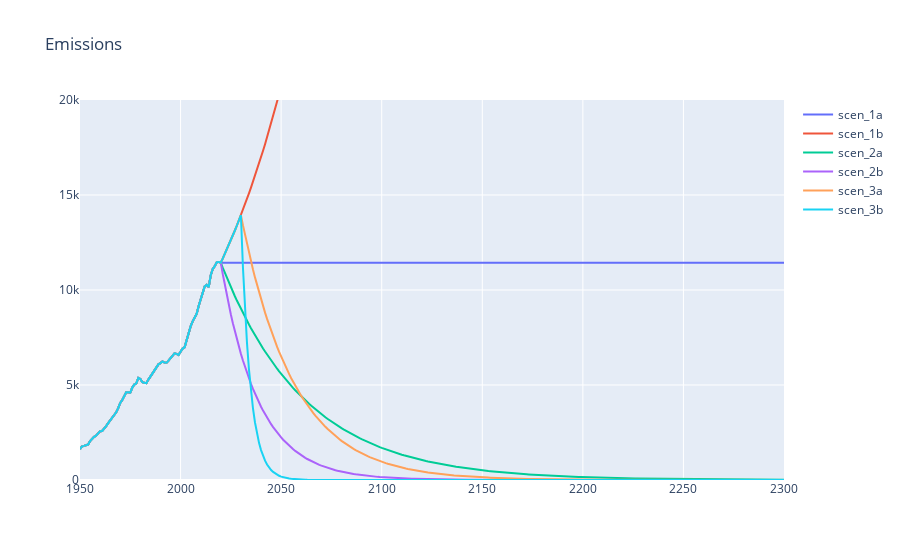

The notebook cell this image was saved under:
### Code cell
draw_scens("Emission", "Emissions", scens, names, 20000)

### Figure 1 — Plotly figure (JSON) as saved in the notebook; plotly's stock layout.template omitted (floating-point values rounded to 4 significant figures; data arrays with more than 128 entries replaced by an {"elided": "..."} marker saying what was removed)
{"data": [{"mode": "lines", "name": "scen_1a", "type": "scatter", "x": {"elided": "351 int values"}, "y": {"elided": "351 int values"}}, {"mode": "lines", "name": "scen_1b", "type": "scatter", "x": {"elided": "351 int values"}, "y": {"elided": "351 int values"}}, {"mode": "lines", "name": "scen_2a", "type": "scatter", "x": {"elided": "351 int values"}, "y": {"elided": "351 int values"}}, {"mode": "lines", "name": "scen_2b", "type": "scatter", "x": {"elided": "351 int values"}, "y": {"elided": "351 int values"}}, {"mode": "lines", "name": "scen_3a", "type": "scatter", "x": {"elided": "351 int values"}, "y": {"elided": "351 int values"}}, {"mode": "lines", "name": "scen_3b", "type": "scatter", "x": {"elided": "351 int values"}, "y": {"elided": "351 int values"}}], "layout": {"autosize": true, "title": {"text": "Emissions"}, "xaxis": {"autorange": true, "range": [1950, 2300], "type": "linear"}, "yaxis": {"range": [0, 20000], "type": "linear"}}}
